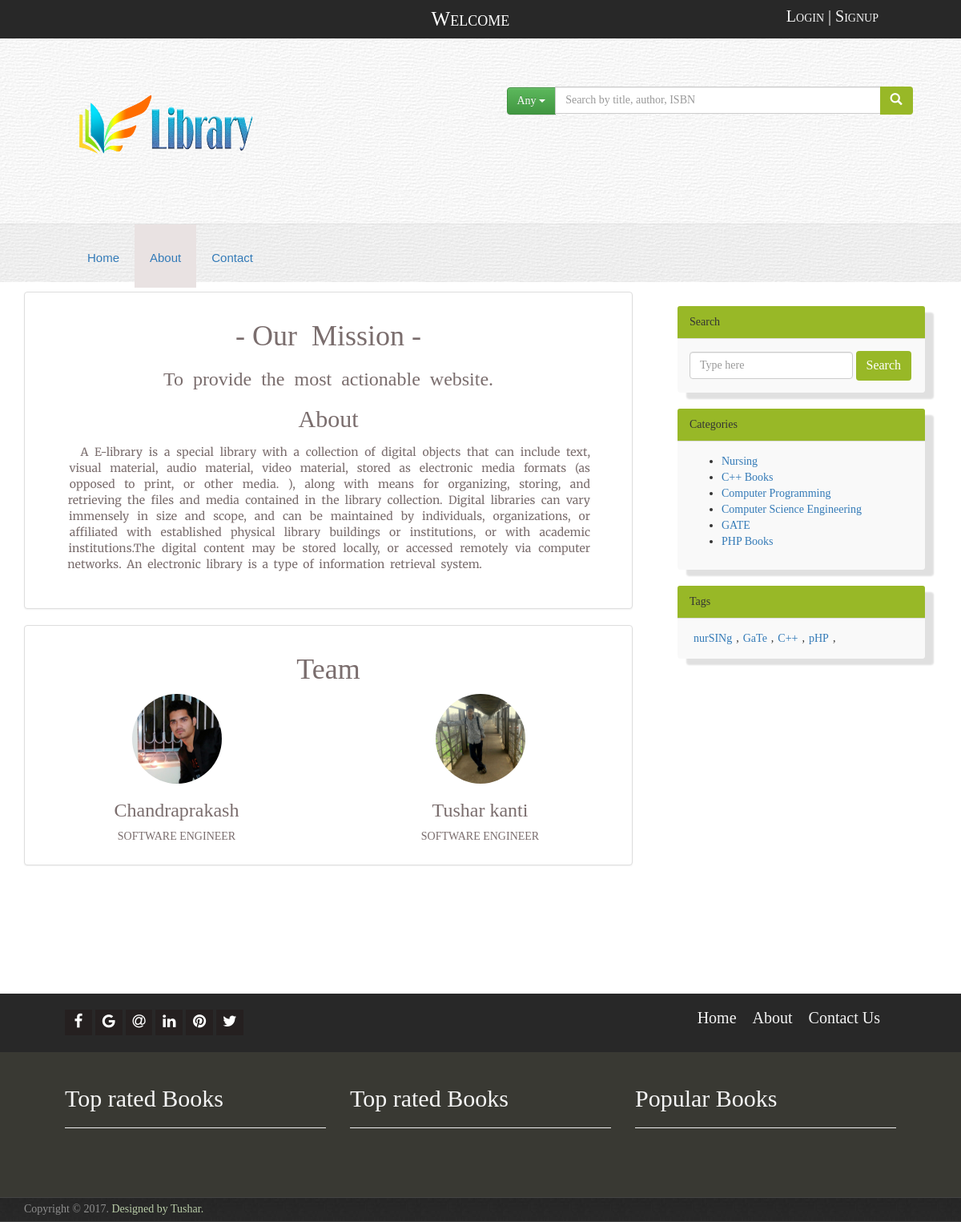
Page /about.php on the committed database.
### tables this page shows
CREATE TABLE IF NOT EXISTS `about_page` (
  `id` int(11) NOT NULL AUTO_INCREMENT,
  `title_1` varchar(225) NOT NULL,
  `title_2` varchar(225) NOT NULL,
  `text` text NOT NULL,
  PRIMARY KEY (`id`)
);

CREATE TABLE IF NOT EXISTS `books_plus_categories_and_tags` (
  `book_id` bigint(225) NOT NULL,
  `category_id` bigint(225) NOT NULL,
  `tag_id` bigint(225) NOT NULL,
  PRIMARY KEY (`book_id`,`category_id`,`tag_id`),
  KEY `category_to_category` (`category_id`),
  KEY `tag_id` (`tag_id`),
  KEY `book_id` (`book_id`)
);

CREATE TABLE IF NOT EXISTS `categories` (
  `main_id` bigint(225) NOT NULL AUTO_INCREMENT,
  `parent_id` bigint(225) DEFAULT NULL,
  `sub_cat_id` bigint(225) DEFAULT NULL,
  `cat_name` varchar(225) NOT NULL,
  PRIMARY KEY (`main_id`),
  UNIQUE KEY `cat_name` (`cat_name`),
  KEY `parent_id` (`parent_id`),
  KEY `sub_cat_id` (`sub_cat_id`)
);

CREATE TABLE IF NOT EXISTS `tags` (
  `tag_id` bigint(225) NOT NULL AUTO_INCREMENT,
  `tag_title` varchar(225) NOT NULL,
  PRIMARY KEY (`tag_id`,`tag_title`),
  UNIQUE KEY `tag_title` (`tag_title`)
);

### right-side-bar.php (the view, shortened to what this page needs)
<div  class="side-holder" >
   <?php
   $sql = "SELECT * FROM `books_plus_categories_and_tags` INNER JOIN `tags` ON  tags.tag_id = books_plus_categories_and_tags.tag_id GROUP BY tags.tag_id ; ";
   $sql2 ="SELECT * FROM `books_plus_categories_and_tags` INNER JOIN `categories` ON  categories.main_id = books_plus_categories_and_tags.category_id  GROUP BY categories.cat_name;";
   $sql = mysqli_query($conn,$sql);
   $sql2= mysqli_query($conn,$sql2);
     ?>
               <div class="panel panel-default">
                 <div class="panel-heading"><span>Search</span></div>
                                 <div class="panel-body">
                                       <form class="form-inline" method="post">
                                       <input class="form-control" type="text" name="side_search_bar" placeholder="Type here" />
                                       <button type="submit" name="search-submit-2" class="btn">Search</button>
                                       </form>
                               </div>
               </div>
               <div class="panel panel-default">
                 <div class="panel-heading"><span>Categories</span></div>
                                 <div class="panel-body">
                                   <ul>
                                   <?php
                                   while($row = mysqli_fetch_array($sql2)){
                                       echo "<li><a href='categories.php?cat=".$row['cat_name']."&cat_id=".$row['parent_id']."&main_id=".$row['main_id']."'>".ucwords($row['cat_name'])."</a></li>";
                                   }?>
                                   </ul>
                               </div>
               </div>
               <div class="panel panel-default">
                 <div class="panel-heading"><span>Tags</span></div>
                                 <div id="tag-area" class="panel-body">
                                 <?php   while($row = mysqli_fetch_array($sql)){
                                       echo "<a>".random_str_uptolo($row['tag_title'])."</a>,";
                                   } ?>
                               </div>
               </div>
     </div>

### header.php (shortened to what this page needs)
<!DOCTYPE html>
<html xmlns="http://www.w3.org/1999/xhtml" xml:lang="en" lang="en">
    <head>
?>  <link href="css/bootstrap.css" rel="stylesheet" />
    <link href="css/bootstrap-theme.css" rel="stylesheet" />
    <link rel="stylesheet" href="css/font-awesome.min.css" />
    <link href="css/bootstrap-social.css" type="text/css" rel="stylesheet" />
    <link href="css/style.css" type="text/css" rel="stylesheet" />
    <link rel="stylesheet" type="text/css" href="css/font-awesome.css" />
    <link rel="stylesheet" type="text/css" href="css/jssocials.css" />
    <link rel="stylesheet" type="text/css" href="css/jssocials-theme-flat.css" />
    <link rel="stylesheet" type="text/css" href="css/jquery-ui.min.css" />
 </head>

### about.php (shortened to what this page needs)
<?php include("header.php"); ?>
<body>
<?php   include("header_1.php"); ?>
<?php   include("header_menu.php"); ?>
<div class="container">
    <div class="col-md-8" >
        <div class="row">
          <div class="panel panel-default">
                      <div class="panel-body">
                      <?php $stmt = "SELECT * FROM `about_page` ORDER BY id DESC LIMIT 1"; $stmt = mysqli_query($conn,$stmt); $stmt = mysqli_fetch_assoc($stmt);?>
                      <center><h1>- <?=nl2br(str_replace(" ", " &nbsp;",$stmt['title_1']))?> -</h1>
                    <h3><?=nl2br(str_replace(" ", " &nbsp;",$stmt['title_2']))?></h3>
                    <h2>About</h2>
                        <p>&nbsp;&nbsp;&nbsp;&nbsp;&nbsp;<?=nl2br(str_replace(" ", " &nbsp;",$stmt['text']))?></p>
                          </center>
                     </div>
            </div>
            <div class="panel panel-default">
                      <div class="panel-body">
                       <center> <h1>Team</h1>
                                <div class="row">
                                      <div class="col-xxs-12 col-xs-6 col-sm-6 col-lg-6 m-b-xxl"><img srcset="" class="img-circle img-fluid m-x-auto m-b" style="width: 112px;" src="images/04aefa47-bbed-4957-b424-5584f35e6c94.jpg" alt="chandraprakash" /><h3 class="text-sm text-bold">Chandraprakash</h3><p class="text-xxxs text-uppercase">Software Engineer</p></div>
                                    <div class="col-xxs-12 col-xs-6 col-sm-6 col-lg-6 m-b-xxl"><img srcset="" class="img-circle img-fluid m-x-auto m-b" style="width: 112px;" src="images/1332cbc3-cb8e-4b01-b69d-10fc98f1220b.jpg" alt="tushar" /><h3 class="text-sm text-bold">Tushar kanti</h3><p class="text-xxxs text-uppercase">Software Engineer</p></div>
                               </div>
                      </center>
                     </div>
            </div>
        </div>
    </div>
    <div class="col-md-4">
        <?php include"right-side-bar.php"; ?>
    </div>
</div>
<div class="" ></div><br /><br /><br /><br /><br /><br /><br />
<?php  include("footer_2.php");?>
<?php  include("footer.php");?>
</body>

### header_1.php (shortened to what this page needs)
<div id="top-header">
<div class="col-md-12">
<div id="a1" class="col-md-6"><a id="welcome">Welcome</a></div>
<?php  if(!isset($_SESSION['user_is_login']) AND !isset($_SESSION['user_email'])){?>
<div id="a2" <?php if( $_SERVER['PHP_SELF'] === "/fill_full_user_details.php") {echo 'style="display:none"'; } ?> class="col-md-6"><a  href="login.php" >Login</a> | <a href="signup.php" >Signup</a></div>
<?php } ?>
</div>
</div>
<div id="second-header">
<div class="col-md-12">
<div id="a1" style="opacity: 1;"  class="col-md-6"><img alt="Default logo" src="images/E-library b.png" width="50px" width="50px" /></div>
<div id="a2" class="col-md-6">
		<?php if( $_SERVER['PHP_SELF'] != "/fill_full_user_details.php") { ?>
               <form method="post">
                   <div class="input-group">
                    <span class="input-group-btn">
                    <div class="input-append btn-group">
                            <a class="btn btn-success dropdown-toggle" id="drop-btn" data-toggle="dropdown" href="#">Any
                                <span class="caret"></span>
                            </a>
                    </div>
                    </span>
                    <input type="text" id="search-header-text" data-toggle="tooltip" data-placement="top" required="required" title="If your search is not showing in below list, just click on the search icon." class="form-control" name="header-search-all" placeholder="Search by title, author, ISBN" />
                    <span class="input-group-btn">
                        <button id="search-header-button" name="search-submit" class="btn" type="submit"><span class="glyphicon glyphicon-search"></span></button>
                    </span>
                   </div>
               </form>
        <?php  } ?>
</div>
</div>
</div>
<?php
function random_str_uptolo($str) {
        for ($i=0, $c=strlen($str); $i<$c; $i++)
            $str[$i] = (rand(0, 100) > 50
                ? strtoupper($str[$i])
                : strtolower($str[$i]));
        return $str;
}
?>

### header_menu.php (shortened to what this page needs)
<?php $activePage = basename($_SERVER['PHP_SELF'], ".php"); ?>
    <div id="header-menu" class="col-md-12 col-lg-12">
            <nav id="header-navbar" class="navbar  navbar-static-top" >
                    <div class="container-fluid">
                      <div id="navbar" class="navbar-collapse collapse">
                        <ul class="nav navbar-nav">
                          <li class="<?= ($activePage == 'index') ? 'active':''; ?>"><a href="index.php">Home</a></li>
                          <li class="<?= ($activePage == 'about') ? 'active':''; ?>" ><a href="about.php">About</a></li>
                          <li class="<?= ($activePage == 'contactus') ? 'active':''; ?>"><a href="contactus.php">Contact</a></li>
                        </ul>
                      </div>
                    </div>
                  </nav>
        </div>

### footer_2.php (shortened to what this page needs)
    <div id="social-menu-div" class="col-md-12">
            <div id="social-footer-icon" class="text-left col-md-6">
             <div id="shareIcons"></div>
            </div>
            <div id="footer-menu" class="col-md-6">
            <a href="index.php" >Home</a><a href="about.php" >About</a><a href="contactus.php" >Contact Us</a>
            </div>
    </div>
<div id="footer1" class="containers">
        <div class="col-md-12">
            <div class="col-md-4">
                <h2 class="custom-sidebar-title footer-title-color cp-title">Top rated Books</h2>
                <hr />
            </div>
            <div class="col-md-4">
                <h2 class="custom-sidebar-title footer-title-color cp-title">Top rated Books</h2>
                <hr />
            </div>
            <div class="col-md-4">
                <h2 class="custom-sidebar-title footer-title-color cp-title">Popular Books</h2>
                <hr />
            </div>
        </div>
</div>
<section class="social-ico-bar">
        <section class="container">
                <section class="row-fluid">
                        <article class="span6 copy-left">Copyright &copy <?php echo date('Y');  ?>. <span>Designed by Tushar.</span>
                </section>
        </section>
</section>

### footer.php (shortened to what this page needs)
</body>
</html>

### css/style.css (style rules this page uses)
body { font-family: "Times New Roman", Times, serif !important; }
.social-ico-bar { overflow: hidden; background: url(../images/social-ico-bar-bg.jpg); margin: 0 0 0px; border-top: 1px solid #434343; border-bottom: 1px solid #434343; padding: 4px 1px 5px; }
.container { margin-right: auto; margin-left: auto; }
article.span6.copy-left { color: rgba(255, 255, 255, 0.48); }
article.span6.copy-left>span { color: #B9CDA8; }

### header_1.php (style rules this page uses)
button#search-header-button { font-size: 15px; }
div#second-header>.col-md-12>#a1>img { margin-bottom: -66px; width: 47%; height: 272px; margin-top: -88px; }
a#welcome { text-decoration: none; color: #fff; }
div#second-header>.col-md-12 { padding: 60px 23px 53px 58px; background: url(images/header-bg.jpg) repeat; }
div#second-header>.col-md-12>#a2 { width: 48%; }
div#top-header { background-color: #282828; padding: 6px 73px 42px; color: whitesmoke; font-size: inherit; font-family: -webkit-body; font-variant: petite-caps; }
div#top-header>.col-md-12>#a1 { text-align: right; font-size: 25px; width: 55%; }
div#top-header>.col-md-12>#a2 { text-align: right; font-size: 20px; width: 45%; }
div#top-header>.col-md-12>#a2>a { color: whitesmoke; text-decoration:none; }

### header_menu.php (style rules this page uses)
li.active { background-color: #E9E2E2; }
#header-navbar { width: 100%; height: 100%; text-align: left; padding: 0px 75px 0px; background-color: rgba(37, 36, 36, 0.04); position: absolute; top: 0; left: 0; width: 100%; height: 100%; }
#header-menu { z-index: 1; padding-top: 3%; padding-bottom: 3%; margin-bottom: 1%; background: url(images/header-bg.jpg) repeat; border-top: 1px solid rgba(37,36,36,0.1); }
.nav.navbar-nav { cursor: pointer; }
.navbar-nav > li { float: left; padding: 0px 7px 0px; font-family: sans-serif; font-size:15px; }
.navbar-brand, .navbar-nav > li > a { padding: 32px 12px 27px; }

### right-side-bar.php (style rules this page uses)
.side-holder { padding: 18px 0 0 41px; }
div#tag-area { word-wrap: break-word; }
#tag-area>a { padding: 5px; }
div.side-holder>div.panel.panel-default { background-color: rgba(245, 245, 245, 0.62); border: none; box-shadow: 11px 8px 2px rgba(0, 0, 0, 0.12); }
button.btn { background-color: rgb(152, 184, 39); color: white; font-size: 16px; }
.panel-default > .panel-heading { background-image: linear-gradient(to bottom, #98b827 0%, #98b827 100%); }

### footer_2.php (style rules this page uses)
#social-menu-div { background: #282828; padding: 16px 66px 16px; }
#footer-menu { text-align: right; }
#footer-menu>a { padding-right: 20px; text-decoration: none; font-size: 20px; font-family: Times, serif; font-weight: lighter; font-variant: additional-ligatures; color: whitesmoke; }
#footer1 { overflow: hidden; background-color: #393933; color: whitesmoke; padding: 21px 51px 66px; font-family: Times, serif; }

### about.php (style rules this page uses)
*, *:before, *:after { -moz-box-sizing: border-box; -webkit-box-sizing: border-box; box-sizing: border-box; }
html, body { font-family: 'Merriweather', sans-serif; }
center { color:#7A6D6D; }
center>p { font-family: 'Merriweather', sans-serif; text-align: justify; padding: 5px 37px 20px 35px; }

### rows in the picture
about_page: title_1 "Our Mission", title_2 "To provide the most actionable website.", text "A E-library is a special library with a collection of digital objects that can include text, visual material, audio material, video material, stored as electronic media formats (as opposed to print, or other media. ), along with means for organizing, storing, and retrieving the files and media contained in the library collection. Digital libraries can vary immensely in size and scope, and can be maintained by individuals, organizations, or affiliated with established physical library buildings or institutions, or with academic institutions.The digital content may be stored locally, or accessed remotely via computer networks. An electronic library is a type of information retrieval system."
books_plus_categories_and_tags: category.cat_name "Nursing", tags.tag_title "nurSINg"
books_plus_categories_and_tags: category.cat_name "C++ Books"
books_plus_categories_and_tags: category.cat_name "Computer Programming"
books_plus_categories_and_tags: category.cat_name "Computer Science Engineering"
books_plus_categories_and_tags: category.cat_name "GATE", tags.tag_title "GaTe"
books_plus_categories_and_tags: category.cat_name "PHP Books"
books_plus_categories_and_tags: tags.tag_title "C++"
books_plus_categories_and_tags: tags.tag_title "pHP"
